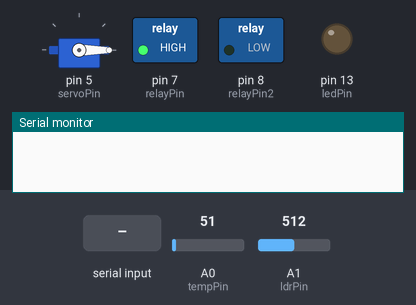
The sketch below on a simulated Arduino Uno, built with avr-gcc and run on an emulated ATmega328P. Shown: servo, switched loads named in the sketch (green lamp = pin HIGH), output pins drawn as LEDs (lit = HIGH), the last lines printed to the serial monitor. Inputs (shaded band) come from the test bench; at power-on: A0 (tempPin) = 51, A1 (ldrPin) = 512.

Above: at 1.2 s.
1.3 s: A0 (tempPin) set to 42
At 2.3 s:
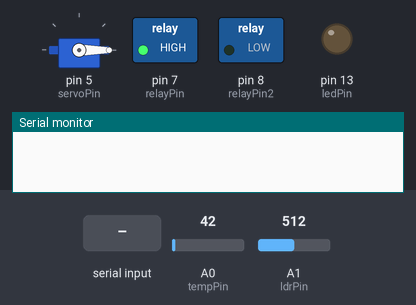
11.5 s: "on" received over Serial
At 14.2 s:
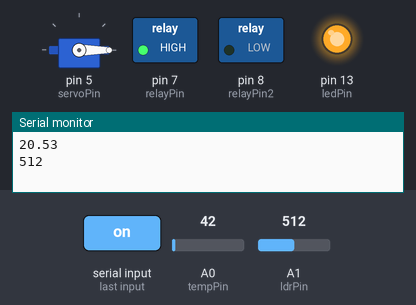
14.5 s: A0 (tempPin) set to 61
At 15.8 s:
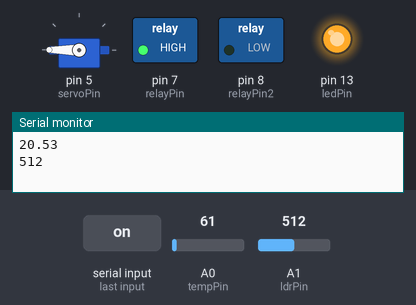
25.5 s: "lamp_on" received over Serial
At 29.2 s:
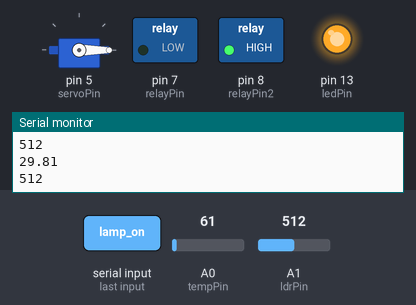
29.5 s: "off" received over Serial
At 31.6 s:
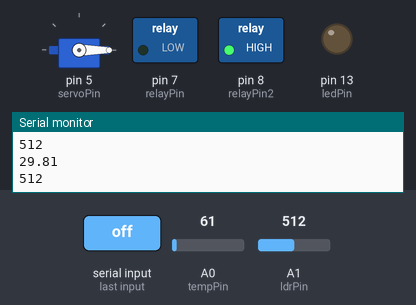
32.5 s: "lamp_off" received over Serial
At 35.1 s:
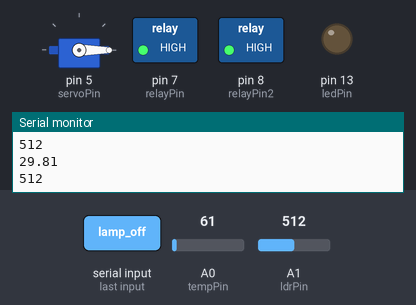
Timing chart, 0 to 36.5 s (numbered marks = the images above; inputs shaded):
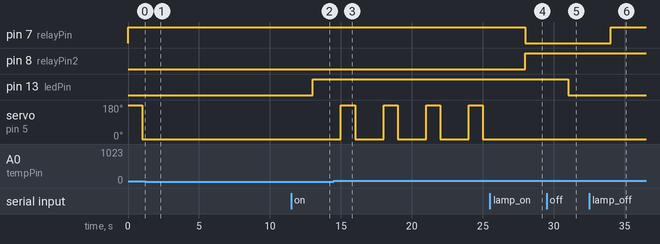

Measured:
- after the input at 1.3 s, servo on pin 5 (servoPin): stops changing and stays 0°
- after the input at 11.5 s, pin 13 (ledPin): LOW → HIGH after 1.5 s
- after the input at 14.5 s, servo on pin 5 (servoPin): alternates 180° for 1.0 s and 0° for 2.0 s, starting after 0.50 s
- after the input at 25.5 s, pin 7 (relayPin): HIGH → LOW after 2.5 s; pin 8 (relayPin2): LOW → HIGH after 2.5 s; servo on pin 5 (servoPin): stays 0° (without the input it goes to 180° after 1.5 s)
- after the input at 29.5 s, pin 13 (ledPin): HIGH → LOW after 1.5 s
- after the input at 32.5 s, pin 7 (relayPin): LOW → HIGH after 1.5 s

The sketch:

final.ino
```cpp
#include <Servo.h>
#include <TimerOne.h>


int motionSensorPin = 2;
int alarmLedPin = 4;
bool motionDetected = false;
unsigned long lastMotionTime = 0;
const unsigned long timeout = 10000;
bool emailSent = false;

bool notify = false;

// LED and LDR
const int ledPin = 13;
const int ldrPin = A1;
//int action = 0;
bool autoMode = false;

// Relay and Temperature
const int relayPin = 7;
const int tempPin = A0;
const int relayPin2 = 8;
const int servoPin = 5;
const float tempThreshold = 17.0;

bool motionSensorEnabled = false;
bool lampControlDisabled = false;

Servo myServo;

void timerISR() {
  float temp = readTemperature();
  Serial.println(temp);
  int illum = readLight();
  Serial.println(illum);
  if (notify) {
    Serial.println("ALERT");
    notify = false;
  }
}

void setup() {
  // LED and LDR Setup
  pinMode(ledPin, OUTPUT);
  pinMode(ldrPin, INPUT);
  Serial.begin(9600);
  // 1 - turn on/off, 3 - use automode;

  // Relay and Temperature Setup
  pinMode(relayPin, OUTPUT);
  digitalWrite(relayPin, LOW);
  pinMode(relayPin2, OUTPUT);
  myServo.attach(servoPin);

  Timer1.initialize(10000000); //10 seconds
  Timer1.attachInterrupt(timerISR);
}

void loop() {

  handleMotionSensor();

  // Process Serial Input
  if (Serial.available() > 0) {
    String action = Serial.readString();
    processInput(action);
  }

  // Auto Mode for LDR
  if (autoMode && !Serial.available()) {
    handleLDR();
  }

  handleTemperature();
  delay(1000);
}

void processInput(String inputAction) {
  if (inputAction == "on") {
    autoMode = false;
    digitalWrite(ledPin, HIGH);
//    Serial.println("The LIGHT is turned ON");
  } else if (inputAction == "off") {
    autoMode = false;
    digitalWrite(ledPin, LOW);
//    Serial.println("The LIGHT is turned OFF");
  } else if (inputAction == "auto") {
    autoMode = true;
//    Serial.println("AUTOMODE");
  } else if (inputAction == "motion_on") {
    motionSensorEnabled = true;
  } else if (inputAction == "motion_off") {
    motionSensorEnabled = false;
    digitalWrite(alarmLedPin, LOW);
  } else if (inputAction == "lamp_on") {
    lampControlDisabled = true;
    digitalWrite(relayPin, LOW);
    digitalWrite(relayPin2, HIGH);
  } else if (inputAction == "lamp_off") {
    lampControlDisabled = true;
    digitalWrite(relayPin, HIGH);
  } else if (inputAction == "lamp_auto") {
    lampControlDisabled = false;
  } else if (inputAction == "cooling_on") {
    lampControlDisabled = true;
    digitalWrite(relayPin, HIGH);
    digitalWrite(relayPin2, LOW);
  } else if (inputAction == "cooling_off") {
    lampControlDisabled = true;
    digitalWrite(relayPin2, HIGH);
  } else if (inputAction == "cooling_auto") {
    lampControlDisabled = false;
  }
}

void handleLDR() {
  int value = readLight();
 // Serial.println(ldrStatus)
  if (value <= 300) {
    digitalWrite(ledPin, HIGH);
//    Serial.println("LDR is DARK, LED is ON");
  } else {
    digitalWrite(ledPin, LOW);
//    Serial.println("---------------");
  }
  delay(1000);
}

void handleTemperature() {
  if (lampControlDisabled) {
     return;
  }

  float temperature = readTemperature();
 // Serial.println(temperature);

  if (temperature < tempThreshold) {
    digitalWrite(relayPin, LOW);
    digitalWrite(relayPin2, HIGH);
  } else if (temperature >= 23) {
    digitalWrite(relayPin, HIGH);
    digitalWrite(relayPin2, LOW);
    myServo.write(180);
    delay(1000);
    myServo.write(0);
    delay(1000);
  }
}

float readTemperature() {
  int analogValue = analogRead(tempPin);
  float milliVolts = (analogValue / 1023.0) * 5000;
  float celsius = milliVolts / 10;
  return celsius;
}

int readLight() {
  return analogRead(ldrPin);
}

void handleMotionSensor() {
  if (!motionSensorEnabled) {
    return;
  }
  if (digitalRead(motionSensorPin) == HIGH) {
    if (!motionDetected) {
      motionDetected = true;
      emailSent = false;
      // Serial.println("Activity found!");
      digitalWrite(alarmLedPin, HIGH);
      lastMotionTime = millis();
    }
  }

  if (motionDetected && (millis() - lastMotionTime > timeout)) {
    motionDetected = false;
    digitalWrite(alarmLedPin, LOW);
    if (!emailSent) {
      sendEmailNotification();
      emailSent = true;
    }
  }
}

void sendEmailNotification() {
  notify = true;
}
```
